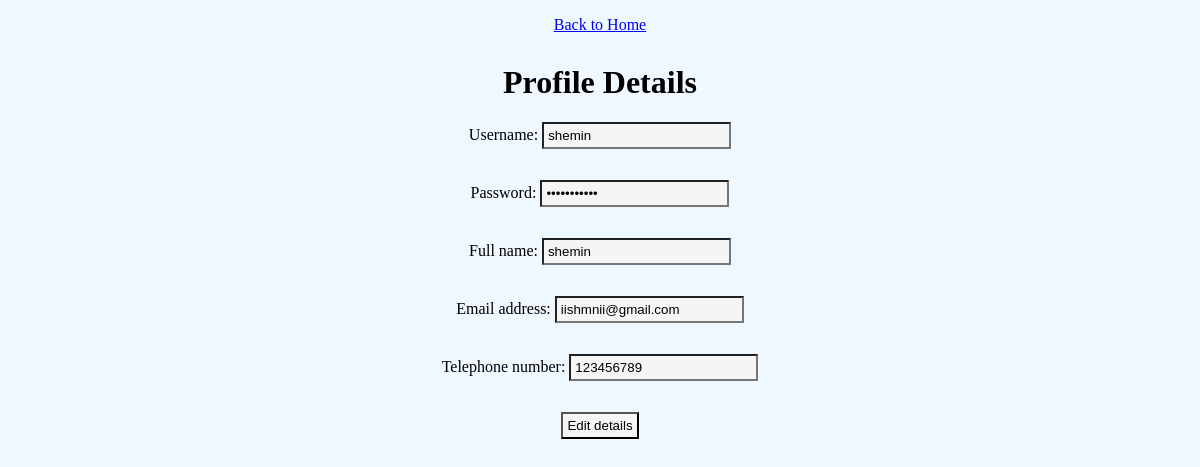
The app's page /editprofile (signed in) with its own data.
### tables this page shows
CREATE TABLE User(username TEXT PRIMARY KEY,password TEXT,fullname TEXT,email TEXT,telno TEXT);

### main.py (the view, shortened to what this page needs)
@app.route("/editprofile", methods=['GET', 'POST'])
def loadprofile():
    success_msg = None #make sure the message is empty at first
    success_msg = request.args.get('success_msg')
    conn = sqlite3.connect("adv.db")
    c = conn.cursor()
    c.execute("SELECT * FROM User WHERE username = ?", (session["username"],))
    profile = c.fetchall()
    c.execute("SELECT username FROM User")
    unames = c.fetchall()
    unames = [name[0] for name in unames if name[0] != session["username"]]
    conn.close()
    return render_template('profile.html',  details=profile[0], unames=unames,success_msg=success_msg)

### templates/profile.html (shortened to what this page needs)
<!DOCTYPE html>
<html lang="en">
<head>
    <link rel = 'stylesheet' type="text/css" href="../static/style.css">
</head>
<body>
        <p><a href="/dologin">Back to Home</a></p>
      <h1>Profile Details</h1>
      <form action="/editprofile" method="POST" onsubmit="return validate({{ unames }});">
          <p>Username: <input type="text" id="uname" name="username" value="{{ details[0] }}" required="required"/></p>
          <p>Password: <input type="password" id="pass" name="pwd" value="{{ details[1] }}" required="required"/></p>
          <p>Full name: <input type="text" name="Full name" value="{{ details[2] }}" required="required"/></p>
          <p>Email address: <input type="email" name="Email address" value="{{ details[3] }}" required="required"/></p>
          <p>Telephone number: <input type="tel" name="Telephone number" value="{{ details[4] }}" required="required"/></p>
          <p><input type="submit" value="Edit details"></p>
      </form>
</body>
</html>

### static/style.css (style rules this page uses)
body { background-color: aliceblue; font-family: "Arial Narrow"; }
p { margin-bottom: 30px; margin-outside: 20px; text-align: center; }
input { background-color: whitesmoke; }
h1,h2 { text-align: center; }
input { padding: 4px; margin-bottom: 1px; }
form { text-align: center; }

### records on screen
User: username "shemin", fullname "shemin", email "iishmnii@gmail.com", telno "123456789"
